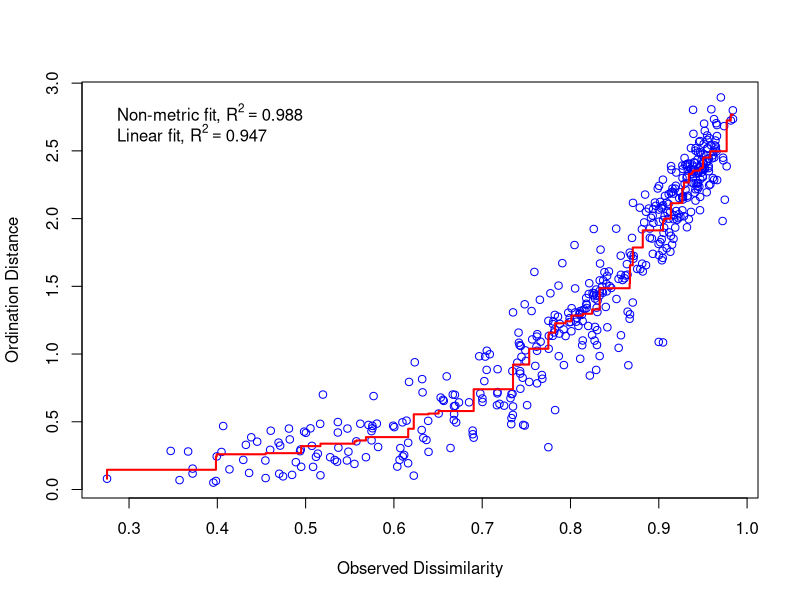
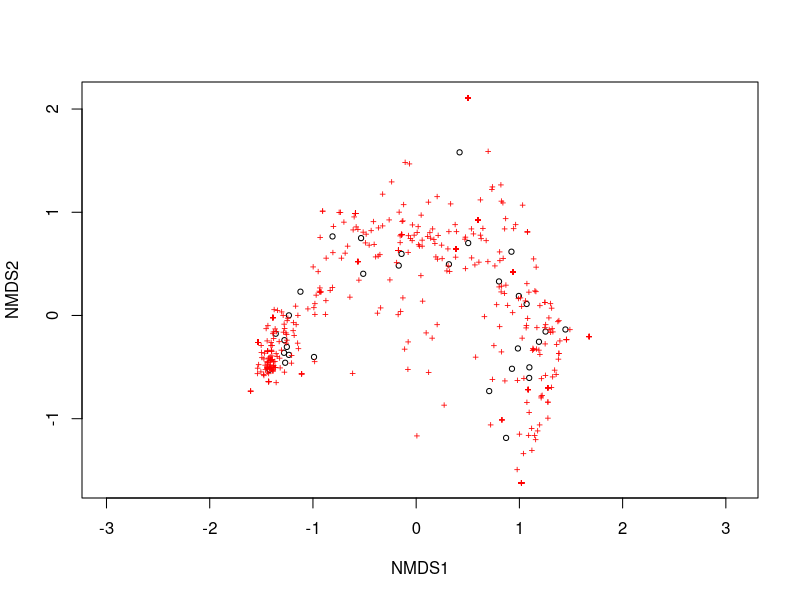
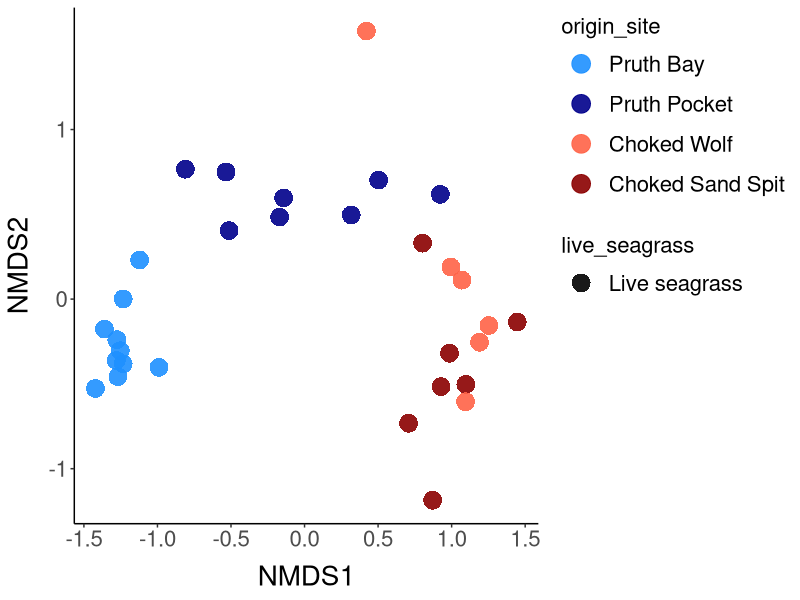
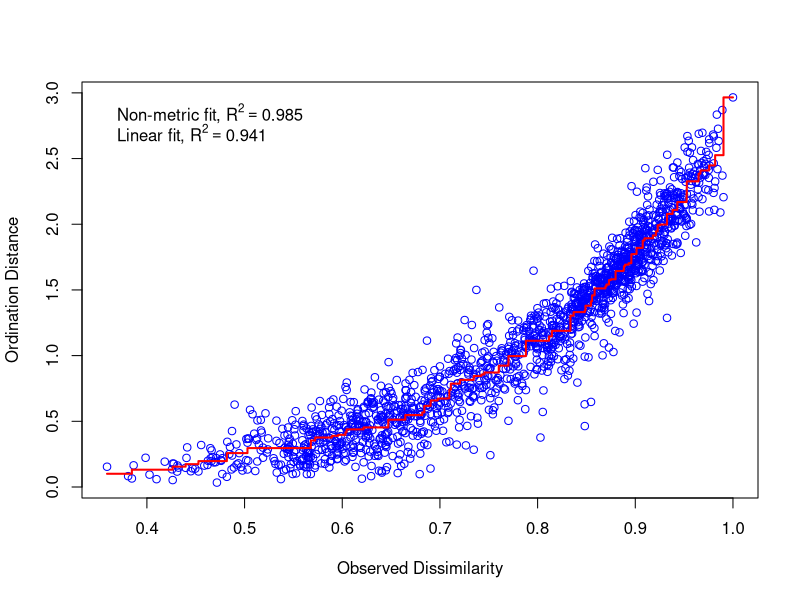
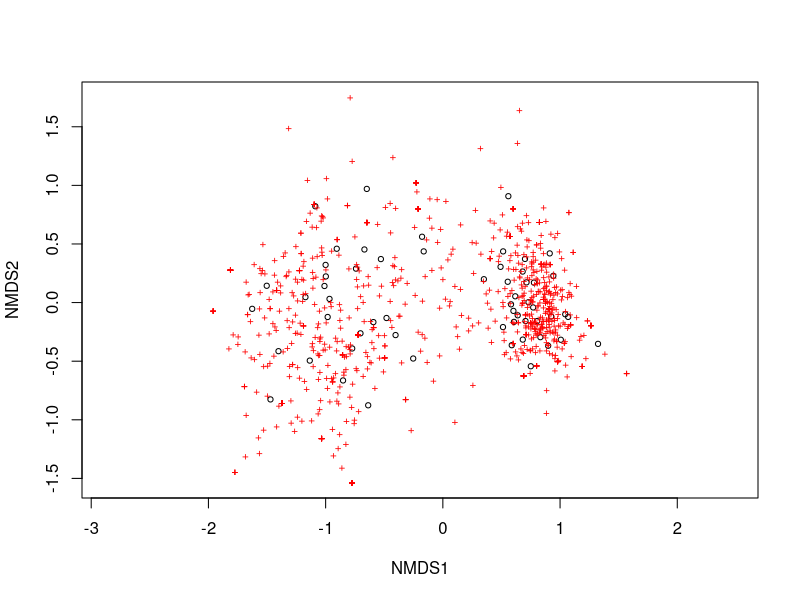
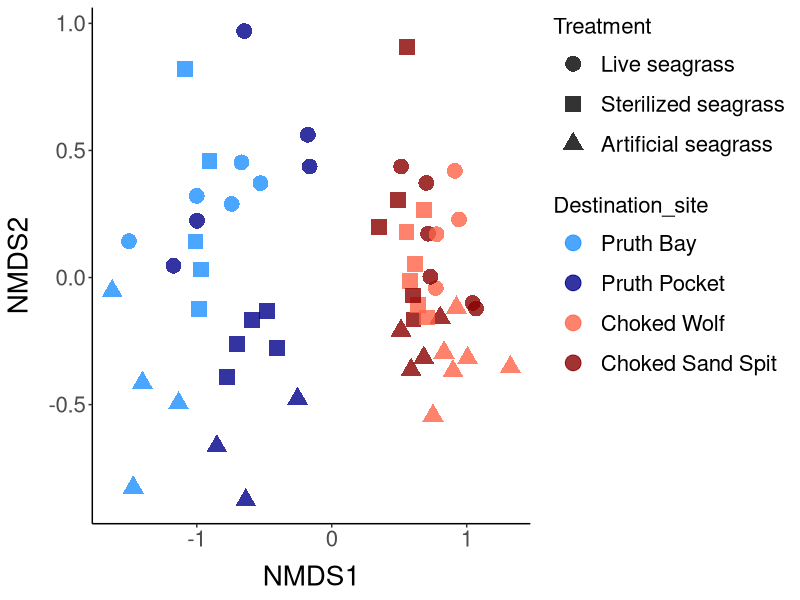
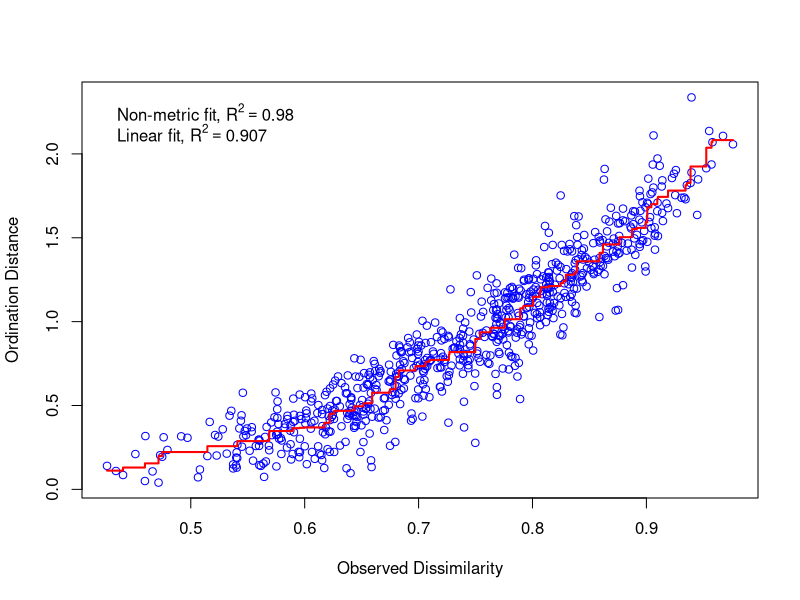
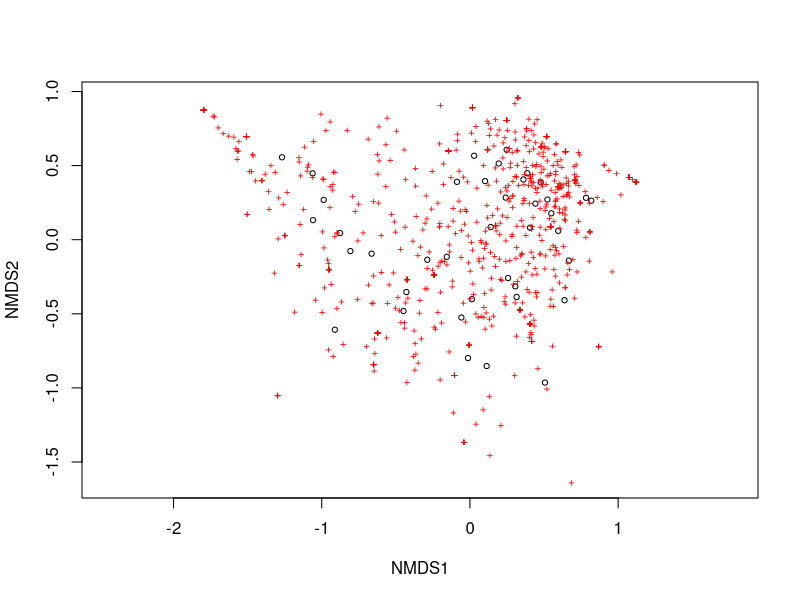

The R source for these figures, in order:
# Project: Seagrass (Zostera marina) transplant experiment reveals core microbiome and resistance to environmental change 
# Code by: Emily Adamczyk
# Purpose: NMDS plots - 76 samples removed


# Libraries
library(vegan)
library(ggplot2)
library(reshape2)
library(dplyr)

# setting working directory
setwd("C:/Users/Emily/Documents/seagrass_transplant_experiment/data_analysis")

###Read table metadata and abundances
metadata_NMDS <- read.csv("seagrass_experiment_16s_meta_otu_900_RAREFIED_76removed.csv", header=T)

# recode sand spit and wolf to reflect choked region, renaming treatments
metadata_NMDS <- metadata_NMDS %>% 
  dplyr::mutate(treatment=recode(treatment, "control" = "live_eelgrass"),
                treatment=recode(treatment, "sterile" = "sterile_eelgrass"),
                origin_site=recode(origin_site, "sandspit" = "choked_sand_spit"),
                origin_site=recode(origin_site, "wolf" = "choked_wolf"),
                destination=recode(destination, "sandspit" = "choked_sand_spit"),
                destination=recode(destination, "wolf" = "choked_wolf"))


#######################################################################################
#######################################################################################
#######################################################################################

# *** Note: Eelgrass "control" and "live" treatments are synonymous with "natural" (all refer to natural eelgrass)
# *** Note: Eelgrass "asu" (artificial seagrass unit) treatment is the same as artificial eelgrass


#### creating transplant column to make plots ####
names(metadata_NMDS)
metadata_NMDS$transplant_type = NA

######################
### NATURAL SHOOTS ###
######################

# initial
metadata_NMDS$transplant_type[metadata_NMDS$treatment == "live_eelgrass" & metadata_NMDS$category == "initial_eelgrass_swab"] <- "initial"

# replant
metadata_NMDS$transplant_type[as.character(metadata_NMDS$origin_site) == as.character(metadata_NMDS$destination) & metadata_NMDS$treatment == "live_eelgrass" & metadata_NMDS$category == "final_eelgrass_swab"] <- "replant"

# transplant
metadata_NMDS$transplant_type[as.character(metadata_NMDS$origin_site) != as.character(metadata_NMDS$destination) & metadata_NMDS$treatment == "live_eelgrass" & metadata_NMDS$category == "final_eelgrass_swab"] <- "transplant"

######################
### STERILE SHOOTS ###
######################

# initial
metadata_NMDS$transplant_type[metadata_NMDS$treatment == "sterile_eelgrass" & metadata_NMDS$category == "initial_eelgrass_swab"] <- "initial"

# replant
metadata_NMDS$transplant_type[as.character(metadata_NMDS$origin_site) == as.character(metadata_NMDS$destination) & metadata_NMDS$treatment == "sterile_eelgrass" & metadata_NMDS$category == "final_eelgrass_swab"] <- "replant"

# transplant
metadata_NMDS$transplant_type[as.character(metadata_NMDS$origin_site) != as.character(metadata_NMDS$destination) & metadata_NMDS$treatment == "sterile_eelgrass" & metadata_NMDS$category == "final_eelgrass_swab"] <- "transplant"

#########################
### ARTIFICIAL SHOOTS ###
#########################

# initial
metadata_NMDS$transplant_type[metadata_NMDS$treatment == "asu" & metadata_NMDS$category == "initial_eelgrass_swab"] <- "initial"

# replant
metadata_NMDS$transplant_type[as.character(metadata_NMDS$origin_site) == as.character(metadata_NMDS$destination) & metadata_NMDS$treatment == "asu" & metadata_NMDS$category == "final_eelgrass_swab"] <- "replant"

# transplant
metadata_NMDS$transplant_type[as.character(metadata_NMDS$origin_site) != as.character(metadata_NMDS$destination) & metadata_NMDS$treatment == "asu" & metadata_NMDS$category == "final_eelgrass_swab"] <- "transplant"

##################################################

#### creating secondary transplant column ####
names(metadata_NMDS)
metadata_NMDS$transplant_type_2 = NA

####################
# NATURAL SEAGRASS #
####################

# initial
metadata_NMDS$transplant_type_2[metadata_NMDS$treatment == "live_eelgrass" & metadata_NMDS$category == "initial_eelgrass_swab"] <- "initial"

# replant
metadata_NMDS$transplant_type_2[as.character(metadata_NMDS$origin_site) == as.character(metadata_NMDS$destination) & metadata_NMDS$treatment == "live_eelgrass" & metadata_NMDS$category == "final_eelgrass_swab"] <- "replant"

### transplant same region ###
# transplant same region (pruth bay to pruth pocket)
metadata_NMDS$transplant_type_2[as.character(metadata_NMDS$origin_site) == "pruth_bay" & as.character(metadata_NMDS$destination) == "pruth_pocket" & metadata_NMDS$treatment == "live_eelgrass" & metadata_NMDS$category == "final_eelgrass_swab"] <- "transplant_same_region"

# transplant same region (pruth pocket to pruth bay)
metadata_NMDS$transplant_type_2[as.character(metadata_NMDS$origin_site) == "pruth_pocket" & as.character(metadata_NMDS$destination) == "pruth_bay" & metadata_NMDS$treatment == "live_eelgrass" & metadata_NMDS$category == "final_eelgrass_swab"] <- "transplant_same_region"

# transplant same region (choked wolf to choked sand spit)
metadata_NMDS$transplant_type_2[as.character(metadata_NMDS$origin_site) == "choked_wolf" & as.character(metadata_NMDS$destination) == "choked_sand_spit" & metadata_NMDS$treatment == "live_eelgrass" & metadata_NMDS$category == "final_eelgrass_swab"] <- "transplant_same_region"

# transplant same region (choked sand spit to choked wolf)
metadata_NMDS$transplant_type_2[as.character(metadata_NMDS$origin_site) == "choked_sand_spit" & as.character(metadata_NMDS$destination) == "choked_wolf" & metadata_NMDS$treatment == "live_eelgrass" & metadata_NMDS$category == "final_eelgrass_swab"] <- "transplant_same_region"

### transplant different region ###
# transplant different region (pruth bay to choked sand spit)
metadata_NMDS$transplant_type_2[as.character(metadata_NMDS$origin_site) == "pruth_bay" & as.character(metadata_NMDS$destination) == "choked_sand_spit" & metadata_NMDS$treatment == "live_eelgrass" & metadata_NMDS$category == "final_eelgrass_swab"] <- "transplant_different_region"

# transplant different region (pruth bay to choked wolf)
metadata_NMDS$transplant_type_2[as.character(metadata_NMDS$origin_site) == "pruth_bay" & as.character(metadata_NMDS$destination) == "choked_wolf" & metadata_NMDS$treatment == "live_eelgrass" & metadata_NMDS$category == "final_eelgrass_swab"] <- "transplant_different_region"

# transplant different region (pruth pocket to choked sand spit)
metadata_NMDS$transplant_type_2[as.character(metadata_NMDS$origin_site) == "pruth_pocket" & as.character(metadata_NMDS$destination) == "choked_sand_spit" & metadata_NMDS$treatment == "live_eelgrass" & metadata_NMDS$category == "final_eelgrass_swab"] <- "transplant_different_region"

# transplant different region (pruth pocket to choked wolf)
metadata_NMDS$transplant_type_2[as.character(metadata_NMDS$origin_site) == "pruth_pocket" & as.character(metadata_NMDS$destination) == "choked_wolf" & metadata_NMDS$treatment == "live_eelgrass" & metadata_NMDS$category == "final_eelgrass_swab"] <- "transplant_different_region"

# transplant different region (choked wolf to pruth bay)
metadata_NMDS$transplant_type_2[as.character(metadata_NMDS$origin_site) == "choked_wolf" & as.character(metadata_NMDS$destination) == "pruth_bay" & metadata_NMDS$treatment == "live_eelgrass" & metadata_NMDS$category == "final_eelgrass_swab"] <- "transplant_different_region"

# transplant different region (choked wolf to pruth pocket)
metadata_NMDS$transplant_type_2[as.character(metadata_NMDS$origin_site) == "choked_wolf" & as.character(metadata_NMDS$destination) == "pruth_pocket" & metadata_NMDS$treatment == "live_eelgrass" & metadata_NMDS$category == "final_eelgrass_swab"] <- "transplant_different_region"

# transplant different region (choked sand spit to pruth bay)
metadata_NMDS$transplant_type_2[as.character(metadata_NMDS$origin_site) == "choked_sand_spit" & as.character(metadata_NMDS$destination) == "pruth_bay" & metadata_NMDS$treatment == "live_eelgrass" & metadata_NMDS$category == "final_eelgrass_swab"] <- "transplant_different_region"

# transplant different region (choked sand spit to pruth pocket)
metadata_NMDS$transplant_type_2[as.character(metadata_NMDS$origin_site) == "choked_sand_spit" & as.character(metadata_NMDS$destination) == "pruth_pocket" & metadata_NMDS$treatment == "live_eelgrass" & metadata_NMDS$category == "final_eelgrass_swab"] <- "transplant_different_region"


####################
# STERILE SEAGRASS #
####################

# initial
metadata_NMDS$transplant_type_2[metadata_NMDS$treatment == "sterile_eelgrass" & metadata_NMDS$category == "initial_eelgrass_swab"] <- "initial"

# replant
metadata_NMDS$transplant_type_2[as.character(metadata_NMDS$origin_site) == as.character(metadata_NMDS$destination) & metadata_NMDS$treatment == "sterile_eelgrass" & metadata_NMDS$category == "final_eelgrass_swab"] <- "replant"

### transplant same region ###
# transplant same region (pruth bay to pruth pocket)
metadata_NMDS$transplant_type_2[as.character(metadata_NMDS$origin_site) == "pruth_bay" & as.character(metadata_NMDS$destination) == "pruth_pocket" & metadata_NMDS$treatment == "sterile_eelgrass" & metadata_NMDS$category == "final_eelgrass_swab"] <- "transplant_same_region"

# transplant same region (pruth pocket to pruth bay)
metadata_NMDS$transplant_type_2[as.character(metadata_NMDS$origin_site) == "pruth_pocket" & as.character(metadata_NMDS$destination) == "pruth_bay" & metadata_NMDS$treatment == "sterile_eelgrass" & metadata_NMDS$category == "final_eelgrass_swab"] <- "transplant_same_region"

# transplant same region (choked wolf to choked sand spit)
metadata_NMDS$transplant_type_2[as.character(metadata_NMDS$origin_site) == "choked_wolf" & as.character(metadata_NMDS$destination) == "choked_sand_spit" & metadata_NMDS$treatment == "sterile_eelgrass" & metadata_NMDS$category == "final_eelgrass_swab"] <- "transplant_same_region"

# transplant same region (choked sand spit to choked wolf)
metadata_NMDS$transplant_type_2[as.character(metadata_NMDS$origin_site) == "choked_sand_spit" & as.character(metadata_NMDS$destination) == "choked_wolf" & metadata_NMDS$treatment == "sterile_eelgrass" & metadata_NMDS$category == "final_eelgrass_swab"] <- "transplant_same_region"

### transplant different region ###
# transplant different region (pruth bay to choked sand spit)
metadata_NMDS$transplant_type_2[as.character(metadata_NMDS$origin_site) == "pruth_bay" & as.character(metadata_NMDS$destination) == "choked_sand_spit" & metadata_NMDS$treatment == "sterile_eelgrass" & metadata_NMDS$category == "final_eelgrass_swab"] <- "transplant_different_region"

# transplant different region (pruth bay to choked wolf)
metadata_NMDS$transplant_type_2[as.character(metadata_NMDS$origin_site) == "pruth_bay" & as.character(metadata_NMDS$destination) == "choked_wolf" & metadata_NMDS$treatment == "sterile_eelgrass" & metadata_NMDS$category == "final_eelgrass_swab"] <- "transplant_different_region"

# transplant different region (pruth pocket to choked sand spit)
metadata_NMDS$transplant_type_2[as.character(metadata_NMDS$origin_site) == "pruth_pocket" & as.character(metadata_NMDS$destination) == "choked_sand_spit" & metadata_NMDS$treatment == "sterile_eelgrass" & metadata_NMDS$category == "final_eelgrass_swab"] <- "transplant_different_region"

# transplant different region (pruth pocket to choked wolf)
metadata_NMDS$transplant_type_2[as.character(metadata_NMDS$origin_site) == "pruth_pocket" & as.character(metadata_NMDS$destination) == "choked_wolf" & metadata_NMDS$treatment == "sterile_eelgrass" & metadata_NMDS$category == "final_eelgrass_swab"] <- "transplant_different_region"

# transplant different region (choked wolf to pruth bay)
metadata_NMDS$transplant_type_2[as.character(metadata_NMDS$origin_site) == "choked_wolf" & as.character(metadata_NMDS$destination) == "pruth_bay" & metadata_NMDS$treatment == "sterile_eelgrass" & metadata_NMDS$category == "final_eelgrass_swab"] <- "transplant_different_region"

# transplant different region (choked wolf to pruth pocket)
metadata_NMDS$transplant_type_2[as.character(metadata_NMDS$origin_site) == "choked_wolf" & as.character(metadata_NMDS$destination) == "pruth_pocket" & metadata_NMDS$treatment == "sterile_eelgrass" & metadata_NMDS$category == "final_eelgrass_swab"] <- "transplant_different_region"

# transplant different region (choked sand spit to pruth bay)
metadata_NMDS$transplant_type_2[as.character(metadata_NMDS$origin_site) == "choked_sand_spit" & as.character(metadata_NMDS$destination) == "pruth_bay" & metadata_NMDS$treatment == "sterile_eelgrass" & metadata_NMDS$category == "final_eelgrass_swab"] <- "transplant_different_region"

# transplant different region (choked sand spit to pruth pocket)
metadata_NMDS$transplant_type_2[as.character(metadata_NMDS$origin_site) == "choked_sand_spit" & as.character(metadata_NMDS$destination) == "pruth_pocket" & metadata_NMDS$treatment == "sterile_eelgrass" & metadata_NMDS$category == "final_eelgrass_swab"] <- "transplant_different_region"

#######################
# ARTIFICIAL SEAGRASS #
#######################

# initial
metadata_NMDS$transplant_type_2[metadata_NMDS$treatment == "asu" & metadata_NMDS$category == "initial_eelgrass_swab"] <- "initial"

# replant
metadata_NMDS$transplant_type_2[as.character(metadata_NMDS$origin_site) == as.character(metadata_NMDS$destination) & metadata_NMDS$treatment == "asu" & metadata_NMDS$category == "final_eelgrass_swab"] <- "replant"

### transplant same region ###
# transplant same region (pruth bay to pruth pocket)
metadata_NMDS$transplant_type_2[as.character(metadata_NMDS$origin_site) == "pruth_bay" & as.character(metadata_NMDS$destination) == "pruth_pocket" & metadata_NMDS$treatment == "asu" & metadata_NMDS$category == "final_eelgrass_swab"] <- "transplant_same_region"

# transplant same region (pruth pocket to pruth bay)
metadata_NMDS$transplant_type_2[as.character(metadata_NMDS$origin_site) == "pruth_pocket" & as.character(metadata_NMDS$destination) == "pruth_bay" & metadata_NMDS$treatment == "asu" & metadata_NMDS$category == "final_eelgrass_swab"] <- "transplant_same_region"

# transplant same region (choked wolf to choked sand spit)
metadata_NMDS$transplant_type_2[as.character(metadata_NMDS$origin_site) == "choked_wolf" & as.character(metadata_NMDS$destination) == "choked_sand_spit" & metadata_NMDS$treatment == "asu" & metadata_NMDS$category == "final_eelgrass_swab"] <- "transplant_same_region"

# transplant same region (choked sand spit to choked wolf)
metadata_NMDS$transplant_type_2[as.character(metadata_NMDS$origin_site) == "choked_sand_spit" & as.character(metadata_NMDS$destination) == "choked_wolf" & metadata_NMDS$treatment == "asu" & metadata_NMDS$category == "final_eelgrass_swab"] <- "transplant_same_region"

### transplant different region ###
# transplant different region (pruth bay to choked sand spit)
metadata_NMDS$transplant_type_2[as.character(metadata_NMDS$origin_site) == "pruth_bay" & as.character(metadata_NMDS$destination) == "choked_sand_spit" & metadata_NMDS$treatment == "asu" & metadata_NMDS$category == "final_eelgrass_swab"] <- "transplant_different_region"

# transplant different region (pruth bay to choked wolf)
metadata_NMDS$transplant_type_2[as.character(metadata_NMDS$origin_site) == "pruth_bay" & as.character(metadata_NMDS$destination) == "choked_wolf" & metadata_NMDS$treatment == "asu" & metadata_NMDS$category == "final_eelgrass_swab"] <- "transplant_different_region"

# transplant different region (pruth pocket to choked sand spit)
metadata_NMDS$transplant_type_2[as.character(metadata_NMDS$origin_site) == "pruth_pocket" & as.character(metadata_NMDS$destination) == "choked_sand_spit" & metadata_NMDS$treatment == "asu" & metadata_NMDS$category == "final_eelgrass_swab"] <- "transplant_different_region"

# transplant different region (pruth pocket to choked wolf)
metadata_NMDS$transplant_type_2[as.character(metadata_NMDS$origin_site) == "pruth_pocket" & as.character(metadata_NMDS$destination) == "choked_wolf" & metadata_NMDS$treatment == "asu" & metadata_NMDS$category == "final_eelgrass_swab"] <- "transplant_different_region"

# transplant different region (choked wolf to pruth bay)
metadata_NMDS$transplant_type_2[as.character(metadata_NMDS$origin_site) == "choked_wolf" & as.character(metadata_NMDS$destination) == "pruth_bay" & metadata_NMDS$treatment == "asu" & metadata_NMDS$category == "final_eelgrass_swab"] <- "transplant_different_region"

# transplant different region (choked wolf to pruth pocket)
metadata_NMDS$transplant_type_2[as.character(metadata_NMDS$origin_site) == "choked_wolf" & as.character(metadata_NMDS$destination) == "pruth_pocket" & metadata_NMDS$treatment == "asu" & metadata_NMDS$category == "final_eelgrass_swab"] <- "transplant_different_region"

# transplant different region (choked sand spit to pruth bay)
metadata_NMDS$transplant_type_2[as.character(metadata_NMDS$origin_site) == "choked_sand_spit" & as.character(metadata_NMDS$destination) == "pruth_bay" & metadata_NMDS$treatment == "asu" & metadata_NMDS$category == "final_eelgrass_swab"] <- "transplant_different_region"

# transplant different region (choked sand spit to pruth pocket)
metadata_NMDS$transplant_type_2[as.character(metadata_NMDS$origin_site) == "choked_sand_spit" & as.character(metadata_NMDS$destination) == "pruth_pocket" & metadata_NMDS$treatment == "asu" & metadata_NMDS$category == "final_eelgrass_swab"] <- "transplant_different_region"



#######################################################################################
#######################################################################################
#######################################################################################

############################################
####     Environment Settings         ######
# Making custom ggplot theme for all plots #
############################################

theme.nmds <- function(){
  theme_bw()+
    theme (axis.title.x = element_text(size=20, margin = margin(t = 10, r = 0, b = 0, l = 0)), #font size of x title
           axis.title.y = element_text(size=20, margin = margin(t = 0, r = 10, b = 0, l = 0)), #font size of y title
           axis.text = element_text(size = 16), #font size of numbers in axis
           panel.grid.major = element_blank(), #remove major grid
           panel.grid.minor = element_blank(), #remove minor grid
           axis.line = element_line(colour = "black"), #draw line in the axis
           panel.border = element_blank(), #remove lines outside the graph
           legend.title=element_text(size = 16), #remove legend title
           legend.direction = "vertical", #direction
           legend.justification = c(1, 1), legend.position = "right", #legend is top right
           legend.key.size = unit(2.0, 'lines'), #spacing between legends
           legend.text = element_text(size = 16), #font size of legend
           plot.title = element_text(hjust = 0.5, size = 16)) #center plot title and set font size
}

####################################################
# renaming treatments, sites, and transplant types #
####################################################

metadata_NMDS <- metadata_NMDS %>% 
  dplyr::mutate(treatment=recode(treatment, "live_eelgrass" = "Live seagrass"),
                treatment=recode(treatment, "sterile_eelgrass" = "Sterilized seagrass"),
                treatment=recode(treatment, "asu" = "Artificial seagrass"),
                destination=recode(destination, "choked_sand_spit" = "Choked Sand Spit"),
                destination=recode(destination, "choked_wolf" = "Choked Wolf"),
                destination=recode(destination, "pruth_bay" = "Pruth Bay"),
                destination=recode(destination, "pruth_pocket" = "Pruth Pocket"),
                origin_site=recode(origin_site, "choked_sand_spit" = "Choked Sand Spit"),
                origin_site=recode(origin_site, "choked_wolf" = "Choked Wolf"),
                origin_site=recode(origin_site, "pruth_bay" = "Pruth Bay"),
                origin_site=recode(origin_site, "pruth_pocket" = "Pruth Pocket"),
                transplant_type_2=recode(transplant_type_2, "initial" = "Initial (Day 1)"),
                transplant_type_2=recode(transplant_type_2, "replant" = "Replant (Day 5)"),
                transplant_type_2=recode(transplant_type_2, "transplant_different_region" = "Transplant different region (Day 5)"),
                transplant_type_2=recode(transplant_type_2, "transplant_same_region" = "Transplant same region (Day 5)"))

#########################
# RENAMING WATER LABELS #
#########################

# Pruth Bay
metadata_NMDS$destination[as.character(metadata_NMDS$origin_site) == "Pruth Bay" & as.character(metadata_NMDS$destination) == "na"] <- "Pruth Bay"
# Pruth Pocket
metadata_NMDS$destination[as.character(metadata_NMDS$origin_site) == "Pruth Pocket" & as.character(metadata_NMDS$destination) == "na"] <- "Pruth Pocket"
# Choked Sand Spit
metadata_NMDS$destination[as.character(metadata_NMDS$origin_site) == "Choked Sand Spit" & as.character(metadata_NMDS$destination) == "na"] <- "Choked Sand Spit"
# Choked Wolf
metadata_NMDS$destination[as.character(metadata_NMDS$origin_site) == "Choked Wolf" & as.character(metadata_NMDS$destination) == "na"] <- "Choked Wolf"
# water final
metadata_NMDS$category[as.character(metadata_NMDS$treatment) == "recovery" & as.character(metadata_NMDS$category) == "water_filters_(0.22um)"] <- "water_final"
# water initial
metadata_NMDS$category[as.character(metadata_NMDS$treatment) == "deployment" & as.character(metadata_NMDS$category) == "water_filters_(0.22um)"] <- "water_initial"
# water name
metadata_NMDS <- metadata_NMDS %>% 
  dplyr::mutate(treatment=recode(treatment, "recovery" = "Water"),
                treatment=recode(treatment, "deployment" = "Water"))
# transplant_type_2 labels
# water final
metadata_NMDS$transplant_type_2[as.character(metadata_NMDS$category) == "water_final"] <- "water_final"
# water final
metadata_NMDS$transplant_type_2[as.character(metadata_NMDS$category) == "water_initial"] <- "water_initial"



#######################################################################################
#######################################################################################
#######################################################################################

########################################
### NATURAL SEGRASS DAY 1 - FIGURE 3 ###
########################################

###select initial swab samples
initial_eelgrass_swab <- c("initial_eelgrass_swab")
initial_only <- metadata_NMDS %>% 
  dplyr::filter(category %in% initial_eelgrass_swab )

#View(initial_only)

###select control (live) only
control <- c("Live seagrass")
initial_control <- initial_only %>% 
  dplyr::filter(treatment %in% control)

#View(initial_control)

### Creating an object to store abundances only (remove first 6 columns with dplyr)
abundances_NMDS <- initial_control %>% 
  dplyr::select(-c(1:13, 1688:1689))

#Get MDS stats using matrix with only numericals (without sites' column) 
set.seed(2)
NMDS.initial.control <- metaMDS(log(abundances_NMDS+1), distance = "bray", k=2)  
NMDS.initial.control

stressplot(NMDS.initial.control)
plot(NMDS.initial.control)

#build a data frame with NMDS coordinates and metadata
MDS1 = NMDS.initial.control$points[,1]
MDS2 = NMDS.initial.control$points[,2]
NMDS = data.frame(MDS1 = MDS1, MDS2 = MDS2, origin_site = initial_control$origin_site, live_seagrass = initial_control$treatment, sample_id = initial_control$sample_id)
NMDS

#renaming columns
#setnames(data, old=c("old_name","another_old_name"), new=c("new_name", "another_new_name"))
library(data.table)
setnames(NMDS, old=c("MDS1", "MDS2", "origin_site", "live_seagrass"), new=c("NMDS1","NMDS2", "origin_site", "live_seagrass"))
NMDS

# re-order the factor levels before the plot
NMDS$origin_site <- factor(NMDS$origin_site, levels=c("Pruth Bay", "Pruth Pocket", "Choked Wolf", "Choked Sand Spit"))
NMDS$live_seagrass <- factor(NMDS$live_seagrass, levels=c("Live seagrass"))

# NMDS plot - Fig. 3
p2 <- ggplot(NMDS, aes(x=NMDS1, y=NMDS2, shape = live_seagrass, colour= origin_site)) +
  geom_point(size = 6, alpha = 0.9) +
  theme.nmds() +
  scale_shape_manual(values = c(16, 15, 17, 9)) +
  scale_colour_manual(values=c("dodgerblue", "blue4", "tomato", "darkred"))

p2


#######################################################################################
#######################################################################################
#######################################################################################

##################################################################################################
### FINAL NATURAL, ARTIFICIAL, AND STERILE DAY 5 (transplant and replant same region) - FIGURE 4 #
##################################################################################################

###select final swab samples
final <- c("final_eelgrass_swab")
final_only <- metadata_NMDS %>% 
  dplyr::filter(category %in% final)

###select final natural, artificial, sterile
all <- c("Live seagrass", "Artificial seagrass", "Sterilized seagrass")
all_final <- final_only %>% 
  dplyr::filter(treatment %in% all)

###select Transplant same region (Day 5), Replant (Day 5), and final water
region_final <- c("Transplant same region (Day 5)", "Replant (Day 5)")
all_region_final <- all_final %>% 
  dplyr::filter(transplant_type_2 %in% region_final)
arf <- all_region_final 


### Creating an object to store abundances only (remove first 6 columns with dplyr)
abundances_NMDS <- arf %>% 
  dplyr::select(-c(1:13, 1688:1689))

#Get MDS stats using matrix with only numericals (without sites' column) 
set.seed(2)
NMDS.arf <- metaMDS(log(abundances_NMDS+1), distance = "bray", k=2)  
NMDS.arf

stressplot(NMDS.arf)
plot(NMDS.arf)

#build a data frame with NMDS coordinates and metadata
MDS1 = NMDS.arf$points[,1]
MDS2 = NMDS.arf$points[,2]
NMDS = data.frame(MDS1 = MDS1, MDS2 = MDS2, Destination_site = arf$destination, Treatment = arf$treatment)
NMDS

#renaming columns
#setnames(data, old=c("old_name","another_old_name"), new=c("new_name", "another_new_name"))
library(data.table)
setnames(NMDS, old=c("MDS1", "MDS2", "Destination_site", "Treatment"), new=c("NMDS1","NMDS2", "Destination_site", "Treatment"))
NMDS

# re-order the factor levels before the plot
NMDS$Destination_site <- factor(NMDS$Destination_site, levels=c("Pruth Bay", "Pruth Pocket", "Choked Wolf", "Choked Sand Spit"))
NMDS$Destination_site
NMDS$Treatment <- factor(NMDS$Treatment, levels=c("Live seagrass", "Sterilized seagrass", "Artificial seagrass"))
NMDS$Treatment

# NMDS plot - Figure 4
p2 <- ggplot(NMDS, aes(x=NMDS1, y=NMDS2, shape = Treatment, colour=Destination_site)) +
  geom_point(size = 5, alpha = 0.8) +
  theme.nmds() +
  scale_shape_manual(values = c(16, 15, 17)) +
  #labs(title= "Final Water, ASU, live, sterile") +
  scale_colour_manual(values=c("dodgerblue", "blue4", "tomato", "darkred")) #+
#stat_ellipse(linetype = 1)

p2

#######################################################################################
#######################################################################################
#######################################################################################


#######################################################
### NATURAL ORIGIN AND DESTINATION DAY 5 - FIGURE 6A ##
#######################################################

# final NATURAL only
final <- ("final_eelgrass_swab")
live <- ("Live seagrass")
u_f <- metadata_NMDS %>% 
  dplyr::filter(category %in% final) %>% 
  dplyr::filter(treatment %in% live)

### Creating an object to store abundances only (remove first 6 columns with dplyr)
abundances_NMDS <- u_f %>% 
  dplyr::select(-c(1:13, 1688:1689))

#Get MDS stats using matrix with only numericals (without sites' column) 
set.seed(2)
NMDS.u_f <- metaMDS(log(abundances_NMDS+1), distance = "bray", k=2)  
NMDS.u_f

stressplot(NMDS.u_f)
plot(NMDS.u_f)

#build a data frame with NMDS coordinates and metadata
MDS1 = NMDS.u_f$points[,1]
MDS2 = NMDS.u_f$points[,2]
NMDS = data.frame(MDS1 = MDS1, MDS2 = MDS2, origin_site = u_f$origin_site, destination = u_f$destination, sample_id = u_f$sample_id)
NMDS

#renaming columns
#(data, old=c("old_name","another_old_name"), new=c("new_name", "another_new_name"))
library(data.table)
setnames(NMDS, old=c("MDS1", "MDS2", "origin_site", "destination"), new=c("NMDS1","NMDS2", "Original_site", "Destination_site"))
NMDS

# re-order the factor levels before the plot
NMDS$Original_site
NMDS$Original_site <- factor(NMDS$Original_site, levels=c("Pruth Bay", "Pruth Pocket", "Choked Wolf", "Choked Sand Spit"))

# plot NMDS - Figure 6A
p2 <- ggplot(NMDS, aes(x=NMDS1, y=NMDS2, shape = Destination_site, color = Original_site)) +
  geom_point(size = 7) +
  theme.nmds() +
  scale_shape_manual(values = c(16, 79, 15, 17)) +
  scale_colour_manual(values=c("dodgerblue", "blue4", "tomato", "darkred"))

p2

########################################################
### STERILE ORIGIN AND DESTINATION DAY 5 - FIGURE 6B ###
########################################################

# final sterile only
final <- ("final_eelgrass_swab")
sterile <- ("Sterilized seagrass")
s_f <- metadata_NMDS %>% 
  dplyr::filter(category %in% final) %>% 
  dplyr::filter(treatment %in% sterile)

### Creating an object to store abundances only (remove first 6 columns with dplyr)
abundances_NMDS <- s_f %>% 
  dplyr::select(-c(1:13, 1688:1689))

#Get MDS stats using matrix with only numericals (without sites' column) 
set.seed(2)
NMDS.s_f <- metaMDS(log(abundances_NMDS+1), distance = "bray", k=2)  
NMDS.s_f

stressplot(NMDS.s_f)
plot(NMDS.s_f)

#build a data frame with NMDS coordinates and metadata
MDS1 = NMDS.s_f$points[,1]
MDS2 = NMDS.s_f$points[,2]
NMDS = data.frame(MDS1 = MDS1, MDS2 = MDS2, origin_site = s_f$origin_site, destination = s_f$destination, sample_id = s_f$sample_id)
NMDS


#renaming columns
#(data, old=c("old_name","another_old_name"), new=c("new_name", "another_new_name"))
library(data.table)
setnames(NMDS, old=c("MDS1", "MDS2", "origin_site", "destination"), new=c("NMDS1","NMDS2", "Original_site", "Destination_site"))
NMDS

# re-order the factor levels before the plot
NMDS$Original_site
NMDS$Original_site <- factor(NMDS$Original_site, levels=c("Pruth Bay", "Pruth Pocket", "Choked Wolf", "Choked Sand Spit"))

# NMDS plot - FIGURE 6B
p2 <- ggplot(NMDS, aes(x=NMDS1, y=NMDS2, shape = Destination_site, color = Original_site)) +
  geom_point(size = 7) +
  theme.nmds() +
  scale_shape_manual(values = c(16, 79, 15, 17)) +
  scale_colour_manual(values=c("dodgerblue", "blue4", "tomato", "darkred"))

p2

###########################################################
### ARTIFICIAL ORIGIN AND DESTINATION DAY 5 - FIGURE 6C ###
###########################################################

# final artificial only
final <- ("final_eelgrass_swab")
asu <- ("Artificial seagrass")
asu_f <- metadata_NMDS %>% 
  dplyr::filter(category %in% final) %>% 
  dplyr::filter(treatment %in% asu)

### Creating an object to store abundances only (remove first 6 columns with dplyr)
abundances_NMDS <- asu_f %>% 
  dplyr::select(-c(1:13, 1688:1689))

#Get MDS stats using matrix with only numericals (without sites' column) 
set.seed(2)
NMDS.asu_f <- metaMDS(log(abundances_NMDS+1), distance = "bray", k=2)  
NMDS.asu_f

stressplot(NMDS.asu_f)
plot(NMDS.asu_f)

#build a data frame with NMDS coordinates and metadata
MDS1 = NMDS.asu_f$points[,1]
MDS2 = NMDS.asu_f$points[,2]
NMDS = data.frame(MDS1 = MDS1, MDS2 = MDS2, origin_site = asu_f$origin_site, destination = asu_f$destination, sample_id = asu_f$sample_id)
NMDS

#renaming columns
#(data, old=c("old_name","another_old_name"), new=c("new_name", "another_new_name"))
library(data.table)
setnames(NMDS, old=c("MDS1", "MDS2", "origin_site", "destination"), new=c("NMDS1","NMDS2", "Original_site", "Destination_site"))
NMDS

# re-order the factor levels before the plot
NMDS$Original_site <- factor(NMDS$Original_site, levels=c("Pruth Bay", "Pruth Pocket", "Choked Wolf", "Choked Sand Spit"))
NMDS$Original_site

# plot NMDS - FIGURE 6C
p2 <- ggplot(NMDS, aes(x=NMDS1, y=NMDS2, shape = Destination_site, color = Original_site)) +
  geom_point(size = 7) +
  theme.nmds() +
  scale_shape_manual(values = c(16, 79, 15, 17)) +
  scale_colour_manual(values=c("dodgerblue", "blue4", "tomato", "darkred"))

p2


#######################################################################################
#######################################################################################
#######################################################################################


#######################################################################
### FINAL NATURAL, ARTIFICIAL, STERILE, AND WATER DAY 5 - FIGURE S2 ###
#######################################################################

###select final swab samples
final <- c("final_eelgrass_swab")
final_only <- metadata_NMDS %>% 
  dplyr::filter(category %in% final )

###select final control, sterile, asu, water
all_final <- c("Sterilized seagrass", "Artificial seagrass", "Live seagrass")
final_seagrasses <- final_only %>% 
  dplyr::filter(treatment %in% all_final)


# selecting final water only
final_water <- c("water_final")
final_water_only <- metadata_NMDS %>% 
  dplyr::filter(category %in% final_water)

# combining all 4 treatments
acs <- bind_rows(list(final_seagrasses, final_water_only))

### Creating an object to store abundances only (remove first 6 columns with dplyr)
abundances_NMDS <- acs %>% 
  dplyr::select(-c(1:13, 1688:1689))

#Get MDS stats using matrix with only numericals (without sites' column) 
set.seed(2)
NMDS.acs <- metaMDS(log(abundances_NMDS+1), distance = "bray", k=2)  
NMDS.acs

stressplot(NMDS.acs)
plot(NMDS.acs)

#build a data frame with NMDS coordinates and metadata
MDS1 = NMDS.acs$points[,1]
MDS2 = NMDS.acs$points[,2]
NMDS = data.frame(MDS1 = MDS1, MDS2 = MDS2, Destination_site = acs$destination, Treatment = acs$treatment)
NMDS

#renaming columns
#setnames(data, old=c("old_name","another_old_name"), new=c("new_name", "another_new_name"))
library(data.table)
setnames(NMDS, old=c("MDS1", "MDS2", "Destination_site", "Treatment"), new=c("NMDS1","NMDS2", "Destination_site", "Treatment"))
NMDS

# re-order the factor levels before the plot
NMDS$Destination_site
NMDS$Destination_site <- factor(NMDS$Destination_site, levels=c("Pruth Bay", "Pruth Pocket", "Choked Wolf", "Choked Sand Spit"))
NMDS$Treatment
NMDS$Treatment <- factor(NMDS$Treatment, levels=c("Live seagrass", "Sterilized seagrass", "Artificial seagrass", "Water"))


# NMDS plot - Figure S2
p2 <- ggplot(NMDS, aes(x=NMDS1, y=NMDS2, shape = Treatment, colour=Destination_site)) +
  geom_point(size = 5, alpha = 0.8) +
  theme.nmds() +
  scale_shape_manual(values = c(16, 15, 17, 8)) +
  #labs(title= "Final Water, ASU, live, sterile") +
  scale_colour_manual(values=c("dodgerblue", "blue4", "tomato", "darkred")) #+
#stat_ellipse(linetype = 1)

p2

#######################################################################################
#######################################################################################
#######################################################################################


##########################################################################
### INITIAL NATURAL AND FINAL NATURAL (REPLANT + TRANSPLANT) - FIGURE S3 #
##########################################################################

# natural only
cont <- ("Live seagrass")
cont2 <- (metadata_NMDS) %>% 
  dplyr::filter(treatment %in% cont)

### Creating an object to store abundances only (remove first 6 columns with dplyr)
abundances_NMDS <- cont2 %>% 
  dplyr::select(-c(1:13, 1688:1689))

#Get MDS stats using matrix with only numericals (without sites' column) 
set.seed(2)
NMDS.cont2 <- metaMDS(log(abundances_NMDS+1), distance = "bray", k=2)  
NMDS.cont2

stressplot(NMDS.cont2)
plot(NMDS.cont2)

#build a data frame with NMDS coordinates and metadata
MDS1 = NMDS.cont2$points[,1]
MDS2 = NMDS.cont2$points[,2]
NMDS = data.frame(MDS1 = MDS1, MDS2 = MDS2, origin_site = cont2$origin_site, transplant_type = cont2$transplant_type_2, sample_id = cont2$sample_id)
NMDS

#renaming columns
#(data, old=c("old_name","another_old_name"), new=c("new_name", "another_new_name"))
library(data.table)
setnames(NMDS, old=c("MDS1", "MDS2", "origin_site", "transplant_type"), new=c("NMDS1","NMDS2", "Original_site", "Transplant_type"))
NMDS

# re-order the factor levels before the plot
NMDS$Original_site
NMDS$Original_site <- factor(NMDS$Original_site, levels=c("Pruth Bay", "Pruth Pocket", "Choked Wolf", "Choked Sand Spit"))
NMDS$Transplant_type
NMDS$Transplant_type <- factor(NMDS$Transplant_type, levels=c("Initial (Day 1)", "Replant (Day 5)", "Transplant same region (Day 5)","Transplant different region (Day 5)"))


# plot NMDS - Figure S3
p2 <- ggplot(NMDS, aes(x=NMDS1, y=NMDS2, shape = Transplant_type, color = Original_site)) +
  geom_point(size = 6, alpha = 0.9) +
  theme.nmds() +
  scale_shape_manual(values = c(16, 79, 15, 17)) +
  scale_colour_manual(values=c("dodgerblue", "blue4", "tomato", "darkred"))

p2
